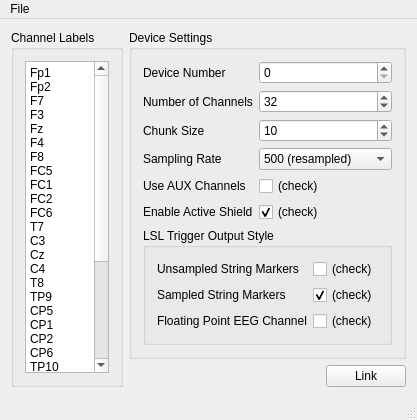
<?xml version="1.0" encoding="UTF-8"?>
<ui version="4.0">
 <class>MainWindow</class>
 <widget class="QMainWindow" name="MainWindow">
  <property name="geometry">
   <rect>
    <x>0</x>
    <y>0</y>
    <width>360</width>
    <height>411</height>
   </rect>
  </property>
  <property name="windowTitle">
   <string>ActiChamp Connector</string>
  </property>
  <property name="toolTip">
   <string>&lt;html&gt;&lt;head/&gt;&lt;body&gt;&lt;p&gt;For an explanation of trigger marker types please read 'explanation_of_trigger_marker_types.pdf'.&lt;/p&gt;&lt;/body&gt;&lt;/html&gt;</string>
  </property>
  <widget class="QWidget" name="centralWidget">
   <layout class="QHBoxLayout" name="horizontalLayout_2">
    <item>
     <widget class="QGroupBox" name="groupBox_2">
      <property name="title">
       <string>Channel Labels</string>
      </property>
      <layout class="QGridLayout" name="gridLayout">
       <item row="0" column="0">
        <widget class="QPlainTextEdit" name="channelLabels">
         <property name="plainText">
          <string>Fp1
Fp2
F7
F3
Fz
F4
F8
FC5
FC1
FC2
FC6
T7
C3
Cz
C4
T8
TP9
CP5
CP1
CP2
CP6
TP10
P7
P3
Pz
P4
P8
PO9
O1
Oz
O2
PO10 </string>
         </property>
        </widget>
       </item>
      </layout>
     </widget>
    </item>
    <item>
     <layout class="QVBoxLayout" name="verticalLayout">
      <item>
       <widget class="QGroupBox" name="groupBox">
        <property name="title">
         <string>Device Settings</string>
        </property>
        <layout class="QFormLayout" name="formLayout">
         <property name="fieldGrowthPolicy">
          <enum>QFormLayout::AllNonFixedFieldsGrow</enum>
         </property>
         <item row="0" column="0">
          <widget class="QLabel" name="label_4">
           <property name="text">
            <string>Device Number</string>
           </property>
          </widget>
         </item>
         <item row="0" column="1">
          <widget class="QSpinBox" name="deviceNumber">
           <property name="toolTip">
            <string>The number of the USB device (if multiple); the first one is #0.</string>
           </property>
           <property name="minimum">
            <number>0</number>
           </property>
           <property name="maximum">
            <number>256</number>
           </property>
           <property name="value">
            <number>0</number>
           </property>
          </widget>
         </item>
         <item row="1" column="0">
          <widget class="QLabel" name="label_2">
           <property name="text">
            <string>Number of Channels</string>
           </property>
          </widget>
         </item>
         <item row="1" column="1">
          <widget class="QSpinBox" name="channelCount">
           <property name="toolTip">
            <string>This must match the number of entries in the channel list</string>
           </property>
           <property name="minimum">
            <number>1</number>
           </property>
           <property name="maximum">
            <number>256</number>
           </property>
           <property name="singleStep">
            <number>1</number>
           </property>
           <property name="value">
            <number>32</number>
           </property>
          </widget>
         </item>
         <item row="2" column="0">
          <widget class="QLabel" name="label">
           <property name="text">
            <string>Chunk Size</string>
           </property>
          </widget>
         </item>
         <item row="2" column="1">
          <widget class="QSpinBox" name="chunkSize">
           <property name="toolTip">
            <string>The number of samples per chunk emitted by the driver -- a small value will lead to lower overall latency but causes more CPU load</string>
           </property>
           <property name="minimum">
            <number>1</number>
           </property>
           <property name="maximum">
            <number>1024</number>
           </property>
           <property name="value">
            <number>10</number>
           </property>
          </widget>
         </item>
         <item row="3" column="0">
          <widget class="QLabel" name="label_3">
           <property name="text">
            <string>Sampling Rate</string>
           </property>
          </widget>
         </item>
         <item row="3" column="1">
          <widget class="QComboBox" name="samplingRate">
           <property name="toolTip">
            <string>The sampling rate to use; higher sampling rates require more network bandwidth (and storage space if recording), particularly the very high rates of 10KHz+. The native rates are those that are natively supported by the hardware and the resampled rates are resampled in software  (using a linear-phase sinc resampler that delays the output signal by 5 samples).</string>
           </property>
           <property name="currentIndex">
            <number>2</number>
           </property>
           <item>
            <property name="text">
             <string>125 (resampled)</string>
            </property>
           </item>
           <item>
            <property name="text">
             <string>250 (resampled)</string>
            </property>
           </item>
           <item>
            <property name="text">
             <string>500 (resampled)</string>
            </property>
           </item>
           <item>
            <property name="text">
             <string>1000 (resampled)</string>
            </property>
           </item>
           <item>
            <property name="text">
             <string>10000 (native)</string>
            </property>
           </item>
           <item>
            <property name="text">
             <string>50000 (native)</string>
            </property>
           </item>
           <item>
            <property name="text">
             <string>100000 (native)</string>
            </property>
           </item>
          </widget>
         </item>
         <item row="4" column="0">
          <widget class="QLabel" name="label_7">
           <property name="text">
            <string>Use AUX Channels</string>
           </property>
          </widget>
         </item>
         <item row="4" column="1">
          <widget class="QCheckBox" name="useAUX">
           <property name="toolTip">
            <string>If this is checked then the last 8 channels will hold the AUX signals; make sure to increase your channel count accordingly.</string>
           </property>
           <property name="text">
            <string>(check)</string>
           </property>
           <property name="checked">
            <bool>false</bool>
           </property>
          </widget>
         </item>
         <item row="5" column="0">
          <widget class="QLabel" name="label_8">
           <property name="text">
            <string>Enable Active Shield</string>
           </property>
          </widget>
         </item>
         <item row="5" column="1">
          <widget class="QCheckBox" name="activeShield">
           <property name="toolTip">
            <string>This will enable the active shielding of the cap; recommended.</string>
           </property>
           <property name="text">
            <string>(check)</string>
           </property>
           <property name="checked">
            <bool>true</bool>
           </property>
          </widget>
         </item>
         <item row="6" column="0" colspan="2">
          <widget class="QGroupBox" name="groupBox_3">
           <property name="title">
            <string>LSL Trigger Output Style</string>
           </property>
           <layout class="QFormLayout" name="formLayout_2">
            <property name="fieldGrowthPolicy">
             <enum>QFormLayout::AllNonFixedFieldsGrow</enum>
            </property>
            <item row="0" column="0">
             <widget class="QLabel" name="label_5">
              <property name="text">
               <string>Unsampled String Markers</string>
              </property>
             </widget>
            </item>
            <item row="1" column="0">
             <widget class="QLabel" name="label_6">
              <property name="text">
               <string>Sampled String Markers</string>
              </property>
             </widget>
            </item>
            <item row="1" column="1">
             <widget class="QCheckBox" name="sampledMarkers">
              <property name="toolTip">
               <string>&lt;html&gt;&lt;head/&gt;&lt;body&gt;&lt;p&gt;For an explanation of trigger marker types please read 'explanation_of_trigger_marker_types.pdf'.&lt;/p&gt;&lt;/body&gt;&lt;/html&gt;</string>
              </property>
              <property name="text">
               <string>(check)</string>
              </property>
              <property name="checked">
               <bool>true</bool>
              </property>
             </widget>
            </item>
            <item row="2" column="0">
             <widget class="QLabel" name="label_9">
              <property name="text">
               <string>Floating Point EEG Channel</string>
              </property>
             </widget>
            </item>
            <item row="2" column="1">
             <widget class="QCheckBox" name="sampledMarkersEEG">
              <property name="toolTip">
               <string>&lt;html&gt;&lt;head/&gt;&lt;body&gt;&lt;p&gt;For an explanation of trigger marker types please read 'explanation_of_trigger_marker_types.pdf'.&lt;/p&gt;&lt;/body&gt;&lt;/html&gt;</string>
              </property>
              <property name="text">
               <string>(check)</string>
              </property>
             </widget>
            </item>
            <item row="0" column="1">
             <widget class="QCheckBox" name="unsampledMarkers">
              <property name="toolTip">
               <string>&lt;html&gt;&lt;head/&gt;&lt;body&gt;&lt;p&gt;For an explanation of trigger marker types please read 'explanation_of_trigger_marker_types.pdf'.&lt;/p&gt;&lt;/body&gt;&lt;/html&gt;</string>
              </property>
              <property name="text">
               <string>(check)</string>
              </property>
             </widget>
            </item>
           </layout>
          </widget>
         </item>
        </layout>
       </widget>
      </item>
      <item>
       <spacer name="verticalSpacer">
        <property name="orientation">
         <enum>Qt::Vertical</enum>
        </property>
        <property name="sizeHint" stdset="0">
         <size>
          <width>20</width>
          <height>40</height>
         </size>
        </property>
       </spacer>
      </item>
      <item>
       <layout class="QHBoxLayout" name="horizontalLayout">
        <item>
         <spacer name="horizontalSpacer">
          <property name="orientation">
           <enum>Qt::Horizontal</enum>
          </property>
          <property name="sizeHint" stdset="0">
           <size>
            <width>40</width>
            <height>20</height>
           </size>
          </property>
         </spacer>
        </item>
        <item>
         <widget class="QPushButton" name="linkButton">
          <property name="text">
           <string>Link</string>
          </property>
         </widget>
        </item>
       </layout>
      </item>
     </layout>
    </item>
   </layout>
  </widget>
  <widget class="QMenuBar" name="menuBar">
   <property name="geometry">
    <rect>
     <x>0</x>
     <y>0</y>
     <width>360</width>
     <height>21</height>
    </rect>
   </property>
   <widget class="QMenu" name="menuFile">
    <property name="title">
     <string>File</string>
    </property>
    <addaction name="actionLoad_Configuration"/>
    <addaction name="actionSave_Configuration"/>
    <addaction name="separator"/>
    <addaction name="actionQuit_2"/>
   </widget>
   <addaction name="menuFile"/>
  </widget>
  <widget class="QStatusBar" name="statusBar"/>
  <action name="actionLoad_Configuration">
   <property name="text">
    <string>Load Configuration</string>
   </property>
  </action>
  <action name="actionSave_Configuration">
   <property name="text">
    <string>Save Configuration</string>
   </property>
  </action>
  <action name="actionQuit">
   <property name="text">
    <string>Quit</string>
   </property>
  </action>
  <action name="actionQuit_2">
   <property name="text">
    <string>Quit</string>
   </property>
  </action>
 </widget>
 <layoutdefault spacing="6" margin="11"/>
 <resources/>
 <connections/>
</ui>
